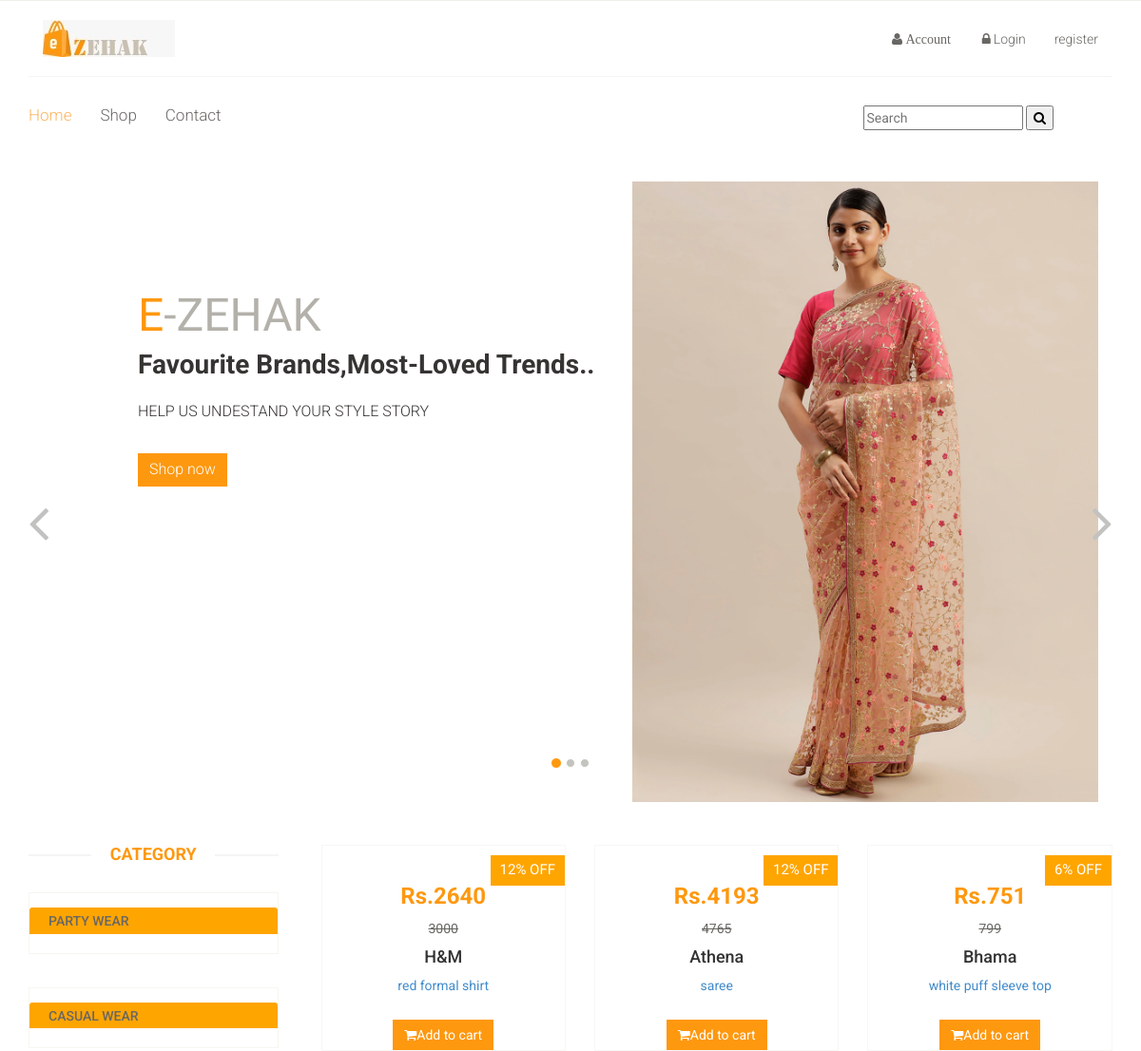
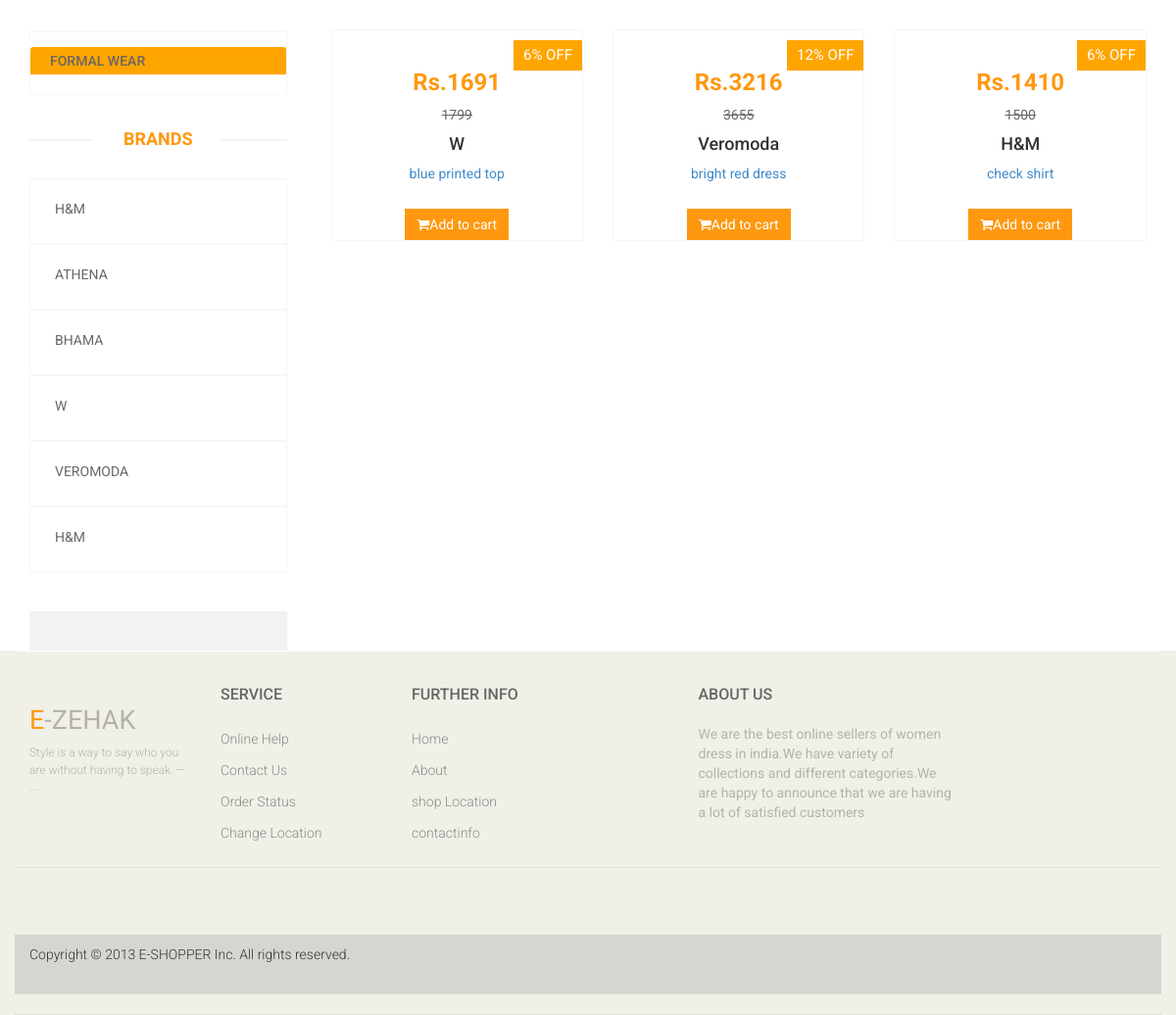
The page / on the database its author committed (2 pictures, top to bottom).
### week8/models.py (models this page shows, shortened)
class Category(models.Model):
    category_name = models.CharField(max_length=100,unique=True)
    cat_image = models.ImageField(upload_to='photos/categories',blank=True)
    offer = models.IntegerField(default=0)

class Product(models.Model):
    image1 = models.ImageField(upload_to='photos/productimages')
    image2 = models.ImageField(upload_to='photos/productimages')
    image3 = models.ImageField(upload_to='photos/productimages',blank=True)
    image4 = models.ImageField(upload_to='photos/productimages',blank=True)
    brand = models.CharField(max_length=50)
    productname = models.CharField(max_length=50,unique=True)
    category = models.ForeignKey(Category,on_delete=models.CASCADE)
    price = models.IntegerField()
    offers = models.IntegerField(default=0)
    newprice = models.IntegerField(default=0)
    size = models.ManyToManyField(Size, default='s')
    stock = models.IntegerField()

### zehak/views.py (the view)
# urls.py: 2. Add a URL to urlpatterns:  path('', views.home, name='home')
def home(request):
    brand = Product.objects.all()
    product = Product.objects.all()
    category = Category.objects.all()
    brands = Product.objects.filter(brand=brand)
    for p in product:
        if p.offers > p.category.offer:
            p.newprice=int(p.price-(p.offers*p.price/100))
        elif p.offers <= p.category.offer:
            p.newprice=int(p.price-(p.category.offer*p.price/100))
        p.save()
    print(request.user.is_authenticated)
    context = {'products' : product,
               'categories': category,
               'brands':brand,
                }
    return render(request,"user/index.html",context)

### zehak/context_processor.py (called while the page is built)
def counter(request):
    cart_count = 0
    if 'admin' in request.path:
        return {}
    else:
        try:
            cart_items = CartItem.objects.all().filter(user=request.user)
            for cart_item in cart_items:
                cart_count += 1
        except TypeError:
            cart_count = 0
    return dict(cart_count=cart_count)

### templates/user/index.html (shortened to what this page needs)
{% load static %}
<!DOCTYPE html>
<html lang="en">
<head>
    <link href="{% static 'user/css/bootstrap.min.css' %}" rel="stylesheet">
    <link href="{% static 'user/css/font-awesome.min.css' %}" rel="stylesheet">
    <link href="{% static 'user/css/prettyPhoto.css' %}" rel="stylesheet">
    <link href="{% static 'user/css/price-range.css' %}" rel="stylesheet">
    <link href="{% static 'user/css/animate.css' %}" rel="stylesheet">
	<link href="{% static 'user/css/main.css' %}" rel="stylesheet">
	<link href="{% static 'user/css/responsive.css' %}" rel="stylesheet">
</head>
<body>
	<header id="header">
		<div class="header-middle">
			<div class="container">
				<div class="row">
					<div class="col-md-4 clearfix">
						<div class="logo pull-left">
							<a href=""><img src="{% static 'user/images/home/zehak.jpeg' %}"alt="" /></a>
						</div>
					</div>
					<div class="col-md-8 clearfix">
						<div class="shop-menu clearfix pull-right">
							<ul class="nav navbar-nav">
								<li class="dropdown"><a href=""><i class="fa fa-user"> Account</i>
								</a>
								</li>
								{% if user.is_authenticated %}
								  <li><a href="{% url 'logout' %}">Logout</a><p style="color: orange;">{{user.username}}</p></li>
								{% else %}
								 <li><a href="userlogin"><i class="fa fa-lock"></i>Login</a></li>
								 <li><a href="register">register</a></li>
								{% endif %}
							</ul>
						</div>
					</div>
				</div>
			</div>
		</div>
		<div class="header-bottom">
			<div class="container">
				<div class="row">
					<div class="col-sm-9">
						<div class="mainmenu pull-left">
							<ul class="nav navbar-nav collapse navbar-collapse">
								<li><a href="" class="active">Home</a></li>
								<li class="dropdown"><a href="#">Shop</a>
                                </li>
								<li><a href="">Contact</a></li>
							</ul>
						</div>
					</div>
					<div class="col-sm-3">
						<form action="{% url 'search' %}" method="GET">
						<div><span>
							<input type="text" name="keyword" placeholder="Search"/>
						<button type="submit">
							<i class="fa fa-search" aria-hidden="true"></i>
						</button>
					</span>
					</div>
					</form>
					</div>
				</div>
			</div>
		</div>
	</header>
	<section id="slider">
		<div class="container">
			<div class="row">
				<div class="col-sm-12">
					<div id="slider-carousel" class="carousel slide" data-ride="carousel">
						<ol class="carousel-indicators">
							<li data-target="#slider-carousel" data-slide-to="0" class="active"></li>
							<li data-target="#slider-carousel" data-slide-to="1"></li>
							<li data-target="#slider-carousel" data-slide-to="2"></li>
						</ol>
						<div class="carousel-inner">
							<div class="item active">
								<div class="col-sm-6">
									<h1><span>E</span>-ZEHAK</h1>
									<h2>Favourite Brands,Most-Loved Trends..</h2>
									<p>HELP US UNDESTAND YOUR STYLE STORY</p>
									<a href="" class="btn btn-default get">Shop now</a>
								</div>
								<div class="col-sm-6">
									<img src="{% static 'user/images/home/saree_1.webp' %}" class="girl img-responsive" alt="" />
								</div>
							</div>
						</div>
						<a href="#slider-carousel" class="left control-carousel hidden-xs" data-slide="prev">
							<i class="fa fa-angle-left"></i>
						</a>
						<a href="#slider-carousel" class="right control-carousel hidden-xs" data-slide="next">
							<i class="fa fa-angle-right"></i>
						</a>
					</div>
				</div>
			</div>
		</div>
	</section>
	<section>
		<div class="container">
			<div class="row">
				<div class="col-sm-3">
					<div class="left-sidebar">
						<h2>Category</h2>
						{% for i in categories %}
						<div class="panel-group category-products" id="accordian">
							<div class="panel panel-default">
								<div style="background-color:orange;" class="panel-heading">
									<h4 class="panel-title">
										<a  href="{% url 'catformal' i.id %}">
											{{ i.category_name }}
										</a>
									</h4>
								</div>
							</div>
						</div>
						{% endfor %}
						<div class="brands_products">
							<h2>Brands</h2>
							{% for i in brands %}
							<div class="brands-name">
								<ul class="nav nav-pills nav-stacked">
									<li><a href="{% url 'brand' i.brand %}"> {{i.brand}}</a></li>
								</ul>
							</div>
							{% endfor %}
						</div>
						<div class="shipping text-center">
						</div>
					</div>
				</div>
				<div class="col-sm-9 padding-right">
					<div class="features_items">
						{% for product in products %}
						<div class="col-sm-4">
							<div class="product-image-wrapper">
								<div class="single-products" class="item">
										<div class="productinfo text-center">
											{% if product.offers > product.category.offer %}
                                        <span class="notify-badge">{{product.offers}}% OFF</span>
                                        {% elif product.offers < product.category.offer %}
                                        <span class="notify-badge">{{product.category.offer}}% OFF</span>
                                        {% elif  product.price == product.newprice %}
                                        {% else %}
                                        <span class="notify-badge">{{product.category.offer}}% OFF</span>
                                        {% endif %}
											<h2>Rs.{{ product.newprice }}</h2><p><del>{{ product.price }}</del></p>
											<h4>{{ product.brand }}</h4>
											<p><a href="{% url 'productdetails' product.id %}">{{ product.productname }}</a></p>
											{% if request.user.is_authenticated %}
											<button value="{{product.id}}" style="background-color:orange"class="add-button" class="btn btn-default add-to-cart"><i class="fa fa-shopping-cart"></i>Add to cart</button>
											{% else %}
											<a href="{% url 'userlogin' %}"><button class="btn btn-primary"  class="add-button" class="btn btn-default btn btn-default"><i class="fa fa-shopping-cart"></i>Add to cart</button></a>
											{% endif %}
										</div>
								</div>
							</div>
						</div>
						{% endfor %}
						</div>
					</div>
				</div>
			</div>
	</section>
	<footer id="footer">
		<div class="footer-top">
			<div class="container">
				<div class="row">
					<div class="col-sm-2">
						<div class="companyinfo">
							<h2><span>e</span>-ZEHAK</h2>
							<p>Style is a way to say who you are without having to speak. — ...</p>
						</div>
					</div>
		<div class="footer-widget">
			<div class="container">
				<div class="row">
					<div class="col-sm-2">
						<div class="single-widget">
							<h2>Service</h2>
							<ul class="nav nav-pills nav-stacked">
								<li><a href="#">Online Help</a></li>
								<li><a href="#">Contact Us</a></li>
								<li><a href="#">Order Status</a></li>
								<li><a href="#">Change Location</a></li>
							</ul>
						</div>
					</div>
					<div class="col-sm-2">
						<div class="single-widget">
							<h2>Further info</h2>
							<ul class="nav nav-pills nav-stacked">
								<li><a href="#">Home</a></li>
								<li><a href="#">About</a></li>
								<li><a href="#">shop Location</a></li>
								<li><a href="#">contactinfo</a></li>
							</ul>
						</div>
					</div>
					<div class="col-sm-3 col-sm-offset-1">
						<div class="single-widget">
							<h2>About Us</h2>
							<p style="color:#B3B3AD;">We are the best online sellers of women dress in india.We have variety of collections and different categories.We are happy to announce that we are having a lot of satisfied customers</p>
						</div>
					</div>
				</div>
			</div>
		</div>
		<div class="footer-bottom">
			<div class="container">
				<div class="row">
					<p class="pull-left">Copyright © 2013 E-SHOPPER Inc. All rights reserved.</p>
				</div>
			</div>
		</div>
	</footer>
</body>
</html>

### templates/user/index.html (style rules this page uses)
.dropdown { position: relative; display: inline-block; }
.item { position:relative; padding-top:20px; display:inline-block; }
.notify-badge { position: absolute; right:0px; top:10px; background:orange; text-align: center; color:white; padding:5px 10px; font-size:15px; width:80px height: 50px; }

### rows shown on the page
Category: category_name "PARTY WEAR"
Category: category_name "CASUAL WEAR"
Category: category_name "FORMAL WEAR"
Product: brand "H&M", offers "12", newprice "2640", price "3000", productname "red formal shirt"
Product: brand "ATHENA", category.offer "12", newprice "4193", price "4765", brand "Athena", productname "saree"
Product: brand "BHAMA", category.offer "6", newprice "751", price "799", brand "Bhama", productname "white puff sleeve top"
Product: brand "W", category.offer "6", newprice "1691", price "1799", productname "blue printed top"
Product: brand "VEROMODA", category.offer "12", newprice "3216", price "3655", brand "Veromoda", productname "bright red dress"
Product: brand "H&M", category.offer "6", newprice "1410", price "1500", productname "check shirt"
